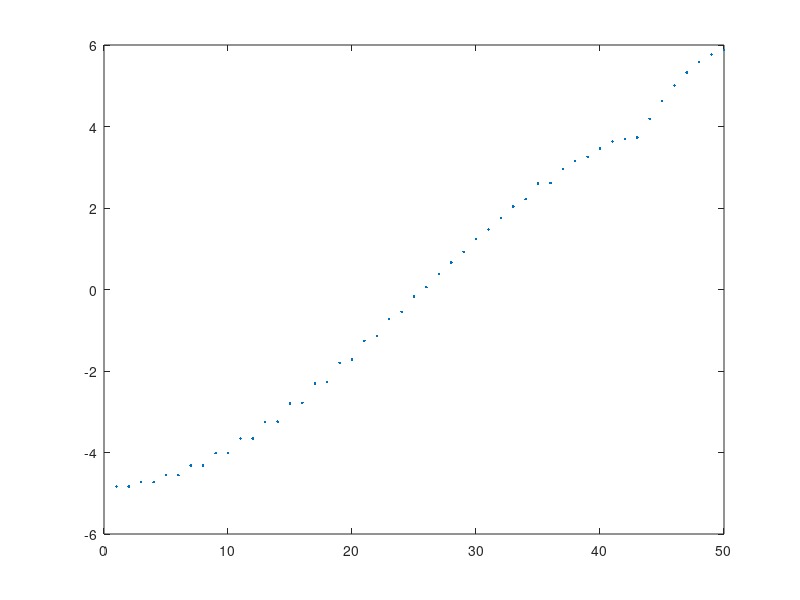

This chart was generated by the following MATLAB code:
N =50;

w=40;

P=0.001;

g=9.81;

a=0.11;

phi=pi;

in=1:N;

%for phi=-pi/2.0 :.5:pi/2.0
%fileID = fopen('Histo_above-flux-piby2.dat','w');
%H0 = eye(N);
%H0( 1 : ( N+1 ) : end ) = in*(w)+(1.0/h)*((P*P)/2.0-g*cos(phi+theta)-(1.0/4.0)*a*a*w*w*cos(phi+theta)*cos(phi+theta));
H0=zeros(N);

%H0 = H0 + eye(N);%Diagonal elements

    H0( 2 : ( N+1 ) : end ) = -0.5*a*g*ones(1,N-1);
    H0( N+1 : ( N+1 ) : end ) = -0.5*a*g*ones(1,N-1);
    
    %H0(1,N) =(1.0/h)*(-1i*a*w*P*sin(phi+theta)/2.0-(a*g)/2.0);
    %H0(N,1) = (1.0/h)*(+1i*a*w*P*sin(phi+theta)/2.0-(a*g)/2.0);
    
    
    H0( 3 : ( N+1 ) : end-N ) = 0.125*a*a*w*w*cos(phi)*cos(phi)*ones(1,N-2) ;
    H0( 2*N+1 : ( N+1 ) : end ) = 0.125*a*a*w*w*cos(phi)*cos(phi)*ones(1,N-2);
    
    
    %H0(1,N-1)=(1.0/h)*(1.0/8.0)*a*a*w*w*cos(phi+theta)*cos(phi+theta);
    %H0(N-1,1)=(1.0/h)*(1.0/8.0)*a*a*w*w*cos(phi+theta)*cos(phi+theta);
    %H0(2,N)=(1.0/h)*(1.0/8.0)*a*a*w*w*cos(phi+theta)*cos(phi+theta);
    %H0(N,2)=(1.0/h)*(1.0/8.0)*a*a*w*w*cos(phi+theta)*cos(phi+theta);
    
  %subplot(211);
  
  plot(eig(H0),'.')%eigenvalue vs pi plot
 % eig(H0)
  %min_eigen_value=min(eig(H0));
  %hold on;
%end

%dEv = diff(sort(eig(H0)));
%[x,y]=hist(dEv,50);

%xx=x/sum(x);
%yy=y/sum(y.*xx);
%for ii=1:length(xx)

%save('pqfile.txt','xx','yy','-ascii')
%fprintf(fileID,'%2.6f %2.6f\n',yy(ii),  xx(ii));
%subplot(212);
%end 
%plot(yy,xx,'o-')
%fclose(fileID);
%print -depsc -painters LevelStatistics(Histogram_omega40_above_flux_piby2).eps;


%A  = rand(10,1);
%B = rand(10,1);
%header1 = 'Hello';
%header2 = 'World!';
%fid=fopen('MyFile.txt','w');
%fprintf(fid, [ header1 ' ' header2 '\n']);
%fprintf(fid, '%f %f \n', [A B]');
%fclose(fid);
